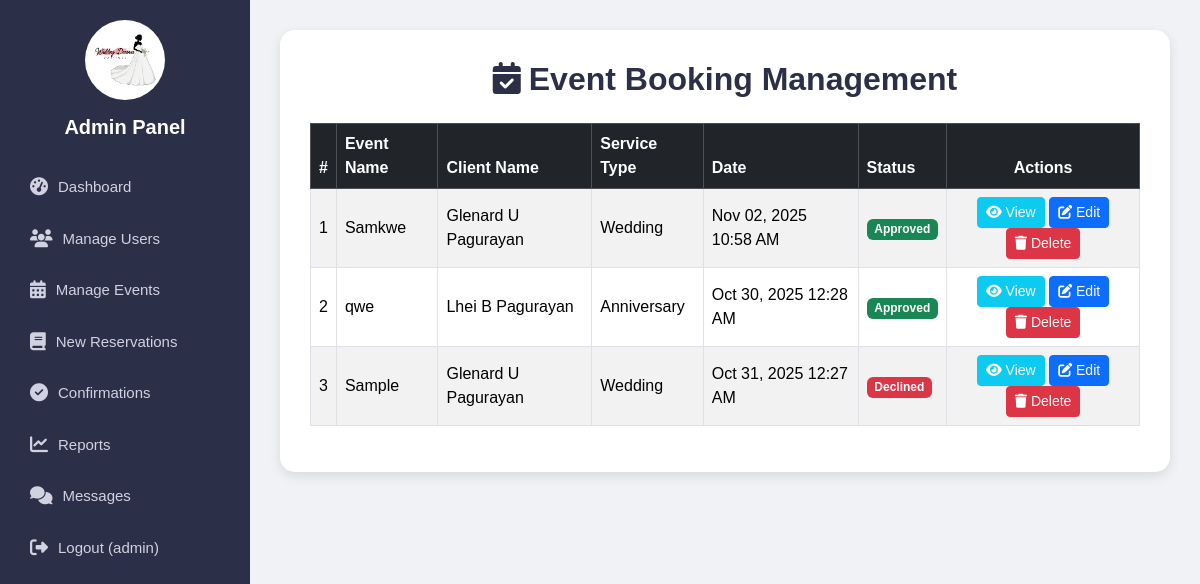
Before: /view_bookings.php (signed in) with the older database file.
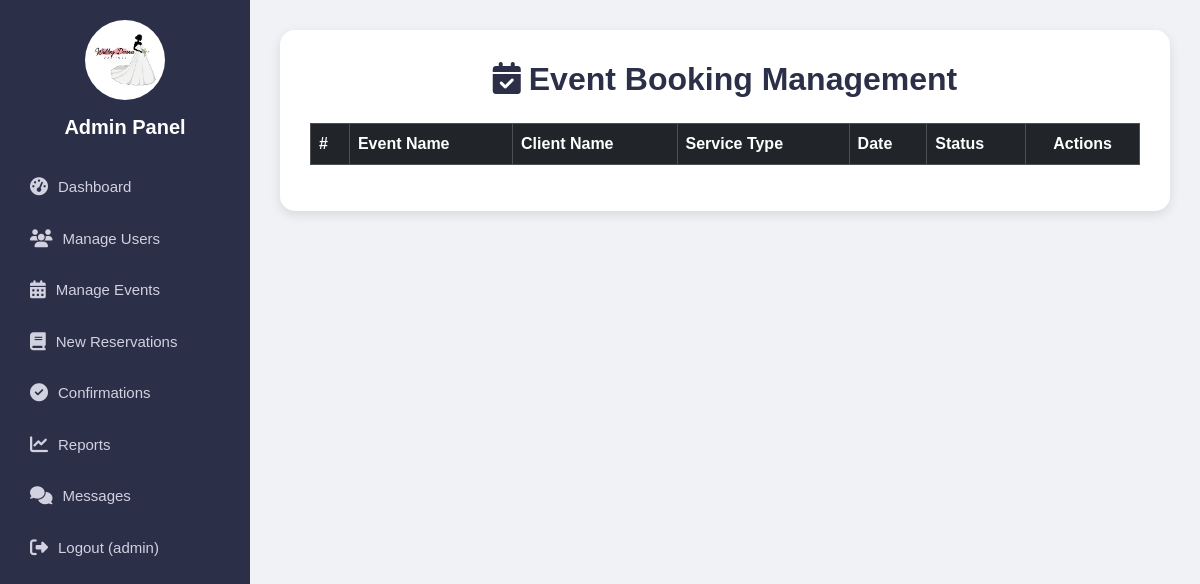
After: the same page with the newer database file.
### tables this page shows
CREATE TABLE `bookings` (
  `id` int(11) NOT NULL,
  `firstname` varchar(100) NOT NULL,
  `middlename` varchar(100) DEFAULT NULL,
  `lastname` varchar(100) NOT NULL,
  `email` varchar(100) NOT NULL,
  `phone_number` varchar(11) NOT NULL,
  `service_type` varchar(100) NOT NULL,
  `package_name` varchar(100) DEFAULT NULL,
  `event_name` varchar(255) NOT NULL,
  `event_datetime` datetime NOT NULL,
  `location` text NOT NULL,
  `payment_method` varchar(50) DEFAULT 'Cash',
  `payment_screenshot` varchar(255) DEFAULT NULL,
  `status` varchar(50) NOT NULL DEFAULT 'Pending',
  `created_at` timestamp NOT NULL DEFAULT current_timestamp()
);

### view_bookings.php (the view, shortened to what this page needs)
<?php
$mysqli = new mysqli("localhost", "root", "", "bridal_event_system");
$bookings = $mysqli->query("SELECT id, firstname, middlename, lastname, event_name, event_datetime, service_type, status FROM bookings ORDER BY created_at DESC");
?>
<!DOCTYPE html>
<html lang="en">
<head>
  <link href="https://cdn.jsdelivr.net/npm/bootstrap@5.3.3/dist/css/bootstrap.min.css" rel="stylesheet">
  <link href="https://cdnjs.cloudflare.com/ajax/libs/font-awesome/6.5.2/css/all.min.css" rel="stylesheet">
</head>
<body>
<div class="sidebar" id="sidebar">
  <img src="images/logo.webp" alt="Logo">
  <h2>Admin Panel</h2>
  <a href="dashboard_admin.php"><i class="fas fa-tachometer-alt"></i> Dashboard</a>
  <a href="manage_user.php"><i class="fas fa-users"></i> Manage Users</a>
  <a href="manage_events.php"><i class="fas fa-calendar-alt"></i> Manage Events</a>
  <a href="reservations.php"><i class="fas fa-book"></i> New Reservations</a>
  <a href="confirmations.php"><i class="fas fa-check-circle"></i> Confirmations</a>
  <a href="reports.php"><i class="fas fa-chart-line"></i> Reports</a>
  <a href="messages.php"><i class="fas fa-comments"></i> Messages</a>
  <a href="logout.php" onclick="return confirm('Are you sure you want to logout?')">
    <i class="fas fa-sign-out-alt"></i> Logout (<?= htmlspecialchars($_SESSION['username']) ?>)
  </a>
</div>
<div class="content">
  <div class="page-card">
    <h2><i class="fas fa-calendar-check me-2"></i>Event Booking Management</h2>
    <table class="table table-bordered table-striped table-hover align-middle">
      <thead class="table-dark">
        <tr>
          <th>#</th>
          <th>Event Name</th>
          <th>Client Name</th>
          <th>Service Type</th>
          <th>Date</th>
          <th>Status</th>
          <th class="text-center">Actions</th>
        </tr>
      </thead>
      <tbody>
        <?php $counter = 1; while ($row = $bookings->fetch_assoc()): ?>
          <?php
            $statusColor = match($row['status']) {
              'Approved'  => 'success',
              'Declined'  => 'danger',
              'Rejected'  => 'danger',
              default     => 'warning'
            };
            $fullname = trim($row['firstname'] . ' ' . $row['middlename'] . ' ' . $row['lastname']);
          ?>
          <tr>
            <td><?= $counter++ ?></td>
            <td><?= htmlspecialchars($row['event_name']) ?></td>
            <td><?= htmlspecialchars($fullname) ?></td>
            <td><?= htmlspecialchars($row['service_type']) ?></td>
            <td><?= date('M d, Y g:i A', strtotime($row['event_datetime'])) ?></td>
            <td><span class="badge bg-<?= $statusColor ?>"><?= htmlspecialchars($row['status']) ?></span></td>
            <td class="text-center">
              <button class="btn btn-sm btn-info text-white"
                onclick="viewBooking(<?= $row['id'] ?>)">
                <i class="fas fa-eye"></i> View
              </button>
              <a href="admin_edit.php?id=<?= $row['id'] ?>" class="btn btn-sm btn-primary">
                <i class="fas fa-edit"></i> Edit
              </a>
              <form method="POST" action="delete_booking.php" class="d-inline"
                onsubmit="return confirm('Are you sure you want to delete this booking?');">
                <button type="submit" class="btn btn-sm btn-danger">
                  <i class="fas fa-trash"></i> Delete
                </button>
              </form>
            </td>
          </tr>
        <?php endwhile; ?>
      </tbody>
    </table>
  </div>
</div>
</body>
</html>

### view_bookings.php (style rules this page uses)
body { background-color: #f0f2f5; font-family: 'Poppins', sans-serif; }
.sidebar { width: 250px; height: 100vh; position: fixed; top: 0; left: 0; background-color: #2c2f48; padding-top: 20px; color: #fff; transition: all 0.3s ease; }
.sidebar img { display: block; margin: 0 auto 15px auto; width: 80px; border-radius: 50%; }
.sidebar h2 { text-align: center; font-size: 20px; font-weight: 700; margin-bottom: 25px; color: #fff; }
.sidebar a { display: flex; align-items: center; gap: 10px; color: #d1d1e0; padding: 12px 20px; text-decoration: none; transition: 0.3s; border-radius: 8px; margin: 5px 10px; font-size: 15px; }
.sidebar a i { font-size: 18px; }
.content { margin-left: 250px; padding: 30px; }
.page-card { background: #fff; border-radius: 15px; box-shadow: 0 4px 12px rgba(0,0,0,0.1); padding: 30px; }
.page-card h2 { text-align: center; color: #2c2f48; font-weight: 700; margin-bottom: 25px; }

Changed rows visible on the page:
removed bookings: event_name "Samkwe", fullname "Glenard U Pagurayan", service_type "Wedding", event_datetime "Nov 02, 2025 10:58 AM", status "Approved"
removed bookings: event_name "qwe", fullname "Lhei B Pagurayan", service_type "Anniversary", event_datetime "Oct 30, 2025 12:28 AM", status "Approved"
removed bookings: event_name "Sample", fullname "Glenard U Pagurayan", service_type "Wedding", event_datetime "Oct 31, 2025 12:27 AM", status "Declined"
